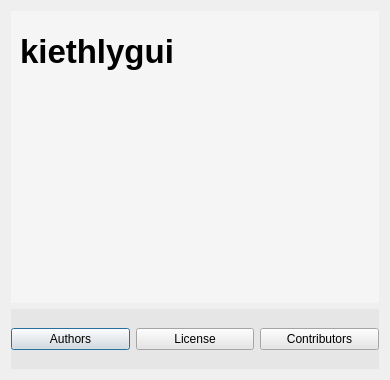
<?xml version="1.0" encoding="UTF-8"?>
<ui version="4.0">
 <class>Dialog</class>
 <widget class="QDialog" name="Dialog">
  <property name="geometry">
   <rect>
    <x>0</x>
    <y>0</y>
    <width>390</width>
    <height>372</height>
   </rect>
  </property>
  <property name="windowTitle">
   <string>About</string>
  </property>
  <layout class="QVBoxLayout" name="verticalLayout">
   <item>
    <widget class="QFrame" name="horizontalFrame">
     <property name="sizePolicy">
      <sizepolicy hsizetype="Minimum" vsizetype="MinimumExpanding">
       <horstretch>0</horstretch>
       <verstretch>0</verstretch>
      </sizepolicy>
     </property>
     <property name="styleSheet">
      <string notr="true">background-color: rgb(245, 245, 245);
color:rgb(0,0,0);</string>
     </property>
     <layout class="QGridLayout" name="gridLayout">
      <item row="2" column="1" rowspan="2">
       <widget class="QStackedWidget" name="stackedWidget">
        <property name="sizePolicy">
         <sizepolicy hsizetype="Preferred" vsizetype="MinimumExpanding">
          <horstretch>10</horstretch>
          <verstretch>10</verstretch>
         </sizepolicy>
        </property>
        <property name="lineWidth">
         <number>0</number>
        </property>
        <property name="currentIndex">
         <number>0</number>
        </property>
        <widget class="QWidget" name="blablaPage">
         <property name="sizePolicy">
          <sizepolicy hsizetype="Preferred" vsizetype="MinimumExpanding">
           <horstretch>0</horstretch>
           <verstretch>0</verstretch>
          </sizepolicy>
         </property>
         <layout class="QVBoxLayout" name="verticalLayout_2">
          <property name="leftMargin">
           <number>0</number>
          </property>
          <property name="topMargin">
           <number>0</number>
          </property>
          <property name="rightMargin">
           <number>0</number>
          </property>
          <property name="bottomMargin">
           <number>0</number>
          </property>
          <item>
           <widget class="QLabel" name="MainBlabla">
            <property name="sizePolicy">
             <sizepolicy hsizetype="MinimumExpanding" vsizetype="MinimumExpanding">
              <horstretch>0</horstretch>
              <verstretch>0</verstretch>
             </sizepolicy>
            </property>
            <property name="styleSheet">
             <string notr="true">padding-right: 20px;</string>
            </property>
            <property name="text">
             <string/>
            </property>
            <property name="alignment">
             <set>Qt::AlignLeading|Qt::AlignLeft|Qt::AlignTop</set>
            </property>
            <property name="wordWrap">
             <bool>true</bool>
            </property>
            <property name="openExternalLinks">
             <bool>true</bool>
            </property>
           </widget>
          </item>
         </layout>
        </widget>
        <widget class="QTextEdit" name="licensePage">
         <property name="font">
          <font>
           <family>Courier</family>
           <pointsize>9</pointsize>
          </font>
         </property>
         <property name="frameShadow">
          <enum>QFrame::Plain</enum>
         </property>
         <property name="textInteractionFlags">
          <set>Qt::TextSelectableByKeyboard|Qt::TextSelectableByMouse</set>
         </property>
        </widget>
        <widget class="QTextEdit" name="authorsPage">
         <property name="frameShadow">
          <enum>QFrame::Plain</enum>
         </property>
         <property name="textInteractionFlags">
          <set>Qt::NoTextInteraction</set>
         </property>
        </widget>
        <widget class="QTextEdit" name="creditPage">
         <property name="frameShadow">
          <enum>QFrame::Plain</enum>
         </property>
         <property name="textInteractionFlags">
          <set>Qt::LinksAccessibleByKeyboard|Qt::LinksAccessibleByMouse</set>
         </property>
        </widget>
       </widget>
      </item>
      <item row="0" column="1">
       <widget class="QLabel" name="title">
        <property name="sizePolicy">
         <sizepolicy hsizetype="MinimumExpanding" vsizetype="Preferred">
          <horstretch>0</horstretch>
          <verstretch>0</verstretch>
         </sizepolicy>
        </property>
        <property name="minimumSize">
         <size>
          <width>0</width>
          <height>50</height>
         </size>
        </property>
        <property name="baseSize">
         <size>
          <width>0</width>
          <height>0</height>
         </size>
        </property>
        <property name="font">
         <font>
          <pointsize>25</pointsize>
          <weight>75</weight>
          <bold>true</bold>
         </font>
        </property>
        <property name="text">
         <string>kiethlygui</string>
        </property>
        <property name="alignment">
         <set>Qt::AlignBottom|Qt::AlignLeading|Qt::AlignLeft</set>
        </property>
       </widget>
      </item>
      <item row="1" column="1">
       <widget class="QLabel" name="version">
        <property name="sizePolicy">
         <sizepolicy hsizetype="Minimum" vsizetype="Maximum">
          <horstretch>0</horstretch>
          <verstretch>0</verstretch>
         </sizepolicy>
        </property>
        <property name="cursor">
         <cursorShape>PointingHandCursor</cursorShape>
        </property>
        <property name="styleSheet">
         <string notr="true">font: 75 12pt &quot;Sans Serif&quot;;
margin-bottom: 6px;</string>
        </property>
        <property name="text">
         <string/>
        </property>
       </widget>
      </item>
     </layout>
    </widget>
   </item>
   <item>
    <widget class="QFrame" name="footer">
     <property name="sizePolicy">
      <sizepolicy hsizetype="Preferred" vsizetype="Minimum">
       <horstretch>0</horstretch>
       <verstretch>0</verstretch>
      </sizepolicy>
     </property>
     <property name="minimumSize">
      <size>
       <width>0</width>
       <height>60</height>
      </size>
     </property>
     <property name="styleSheet">
      <string notr="true">background-color: rgb(230, 230, 230);color:rgb(0,0,0);</string>
     </property>
     <layout class="QHBoxLayout" name="horizontalLayout_2">
      <property name="leftMargin">
       <number>0</number>
      </property>
      <property name="topMargin">
       <number>0</number>
      </property>
      <property name="rightMargin">
       <number>0</number>
      </property>
      <property name="bottomMargin">
       <number>0</number>
      </property>
      <item>
       <widget class="QPushButton" name="pushButtonAuthors">
        <property name="text">
         <string>Authors</string>
        </property>
       </widget>
      </item>
      <item>
       <widget class="QPushButton" name="pushButtonLicense">
        <property name="text">
         <string>License</string>
        </property>
       </widget>
      </item>
      <item>
       <widget class="QPushButton" name="pushButtonContributors">
        <property name="text">
         <string>Contributors</string>
        </property>
       </widget>
      </item>
     </layout>
    </widget>
   </item>
  </layout>
 </widget>
 <resources/>
 <connections/>
</ui>
